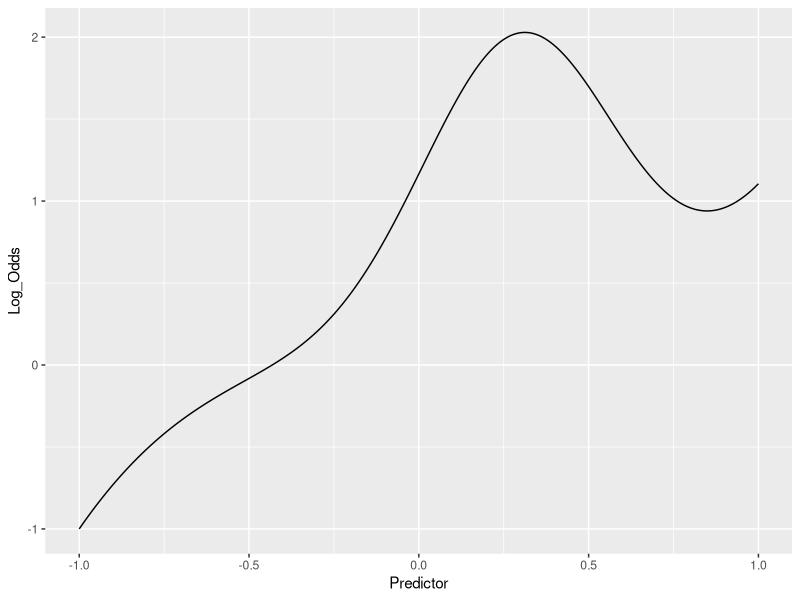
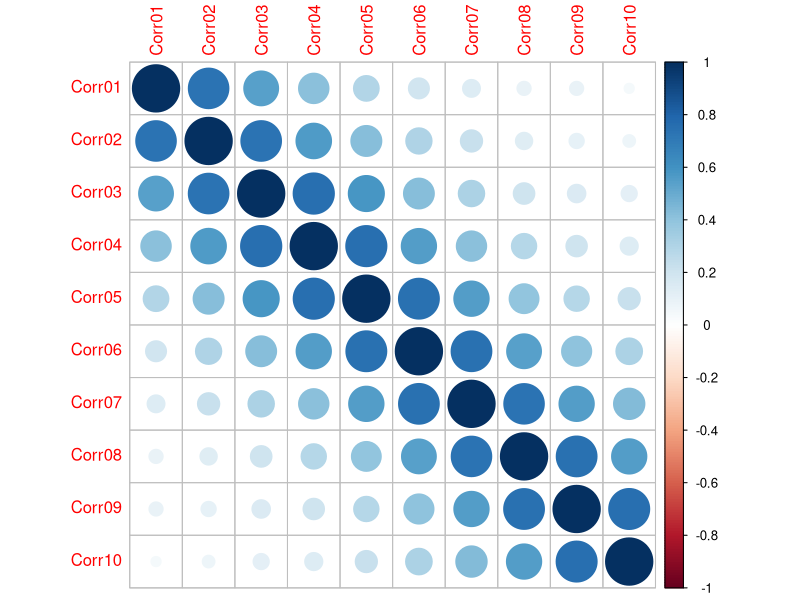

Write R code to recreate these figures, in order. (Note: this script raises an error after producing the figures.)
## ---- chunk 1
library(caret)
library(corrplot)
library(ggplot2)
library(MASS)
library(pROC)

options(scipen = 0, digits = 4)

twoClassSim <- function(n = 100, 
                        intercept = -5,
                        linearVars = 10,
                        noiseVars = 0,    ## Number of uncorrelated x's
                        corrVars = 0,     ## Number of correlated x's
                        corrType = "AR1", ## Corr structure ('AR1' or 'exch')
                        corrValue = 0)    ## Corr parameter)
{
  require(MASS)
  sigma <- matrix(c(2,1.3,1.3,2),2,2)
  
  tmpData <- data.frame(mvrnorm(n=n, c(0,0), sigma))
  names(tmpData) <- paste("TwoFactor", 1:2, sep = "")
  if(linearVars > 0)
  {
    tmpData <- cbind(tmpData, matrix(rnorm(n*linearVars), ncol = linearVars))
    colnames(tmpData)[(1:linearVars)+2] <- paste("Linear", gsub(" ", "0", format(1:linearVars)), sep = "")
  }
  tmpData$Nonlinear1 <- runif(n, min = -1)
  tmpData <- cbind(tmpData, matrix(runif(n*2), ncol = 2))
  colnames(tmpData)[(ncol(tmpData)-1):ncol(tmpData)] <- paste("Nonlinear", 2:3, sep = "")
  
  tmpData <- as.data.frame(tmpData)
  p <- ncol(tmpData)
  
  if(noiseVars > 0)
  {
    tmpData <- cbind(tmpData, matrix(rnorm(n * noiseVars), ncol = noiseVars))
    colnames(tmpData)[(p+1):ncol(tmpData)] <- paste("Noise", 
                                                    gsub(" ", "0", format(1:noiseVars)), 
                                                    sep = "")
  }
  if(corrVars > 0)
  {
    p <- ncol(tmpData)
    library(nlme)
    library(MASS)
    if(corrType == "exch")
    {
      vc <- corCompSymm(value = corrValue, form = ~ 1 | vars)
      vc <- Initialize(vc, data = data.frame(vars = rep(letters[1], each = noiseVars)))
      vc <- as.matrix(vc)
    }
    if(corrType == "AR1")
    {
      vc <- corAR1(value = corrValue, form = ~ 1 | vars)
      vc <- Initialize(vc, data = data.frame(vars = rep(letters[1], each = corrVars)))
      vc <- as.matrix(vc)
    }    
    tmpData <- cbind(tmpData, mvrnorm(n, mu = rep(0, corrVars), Sigma = vc))
    colnames(tmpData)[(p+1):ncol(tmpData)] <- paste("Corr", 
                                                    gsub(" ", "0", format(1:corrVars)), 
                                                    sep = "")
  }  
  lp <- intercept -
    4 * tmpData$TwoFactor1 + 4*tmpData$TwoFactor2 + 
    2*tmpData$TwoFactor1*tmpData$TwoFactor2 + 
    (tmpData$Nonlinear1^3) + 2 * exp(-6*(tmpData$Nonlinear1 - 0.3)^2) +
    2*sin(pi*tmpData$Nonlinear2* tmpData$Nonlinear3) 
  
  if(linearVars > 0)
  {
    lin <- seq(10, 1, length = linearVars)/4 
    lin <- lin * rep(c(-1, 1), floor(linearVars)+1)[1:linearVars] 
    for(i in seq(along = lin)) lp <- lp + tmpData[, i+3]*lin[i]
  }
  
  prob <- binomial()$linkinv(lp)
  tmpData$Class <- ifelse(prob <= runif(n), "Class1", "Class2")
  tmpData$Class <- factor(tmpData$Class, levels = c("Class1", "Class2"))
  
  tmpData
}
## ---- chunk 2
nonlinData <- data.frame(Predictor = seq(-1, 1, length = 500))
nonlinData$Log_Odds <- (nonlinData$Predictor^3) + 2 * exp(-6*(nonlinData$Predictor - 0.3)^2)
qplot(Predictor, Log_Odds, data = nonlinData, geom = "line")
## ---- chunk 3
set1 <- twoClassSim(2000, corrVars = 10, corrValue = .75)
cor1 <- cor(set1[, grepl("Corr", names(set1))])
corrplot(cor1)
## ---- chunk 4
set.seed(468)
training <- twoClassSim(  300, noiseVars = 100, corrVar = 100, corrValue = .75)
testing  <- twoClassSim(  300, noiseVars = 100, corrVar = 100, corrValue = .75)
large    <- twoClassSim(10000, noiseVars = 100, corrVar = 100, corrValue = .75)
## ---- chunk 5
table(large$Class)/nrow(large)
## ---- chunk 6
library(caret)

ctrl <- trainControl(method = "repeatedcv",
                     repeats = 3,
                     classProbs = TRUE,
                     summaryFunction = twoClassSummary)

set.seed(1254)
fullModel <- train(Class ~ .,
                   data = training,
                   method = "svmRadial",
                   preProc = c("center", "scale"),
                   tuneLength = 8,
                   metric = "ROC",
                   trControl = ctrl)
print(fullModel, digits = 3)
## ---- chunk 7
fullTest <- roc(testing$Class, 
                predict(fullModel, testing, type = "prob")[,1], 
                levels = rev(levels(testing$Class)))
fullTest
## ---- chunk 8
fullLarge <- roc(large$Class, 
                 predict(fullModel, large, type = "prob")[,1], 
                 levels = rev(levels(testing$Class)))
fullLarge
## ---- chunk 9
realVars <- names(training)
realVars <- realVars[!grepl("(Corr)|(Noise)", realVars)]

set.seed(1254)
trueModel <- train(Class ~ .,
                   data = training[, realVars],
                   method = "svmRadial",
                   preProc = c("center", "scale"),
                   tuneLength = 8,
                   metric = "ROC",
                   trControl = ctrl)
print(trueModel, digits = 3)
## ---- chunk 10
trueTest <- roc(testing$Class, 
                predict(trueModel, testing, type = "prob")[,1], 
                levels = rev(levels(testing$Class)))
trueTest

trueLarge <- roc(large$Class, 
                 predict(trueModel, large, type = "prob")[,1], 
                 levels = rev(levels(testing$Class)))
trueLarge
